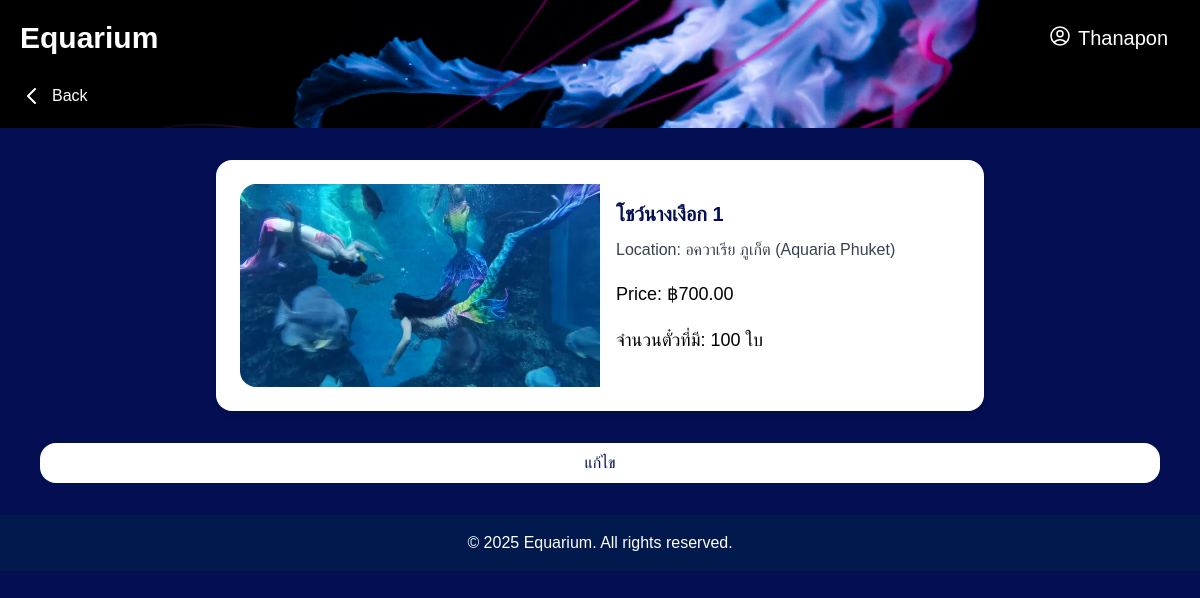
Page /admin/edit_event.php?id=1 (signed in) on the committed database.
### tables this page shows
CREATE TABLE `events` (
  `event_id` int(11) NOT NULL,
  `name` varchar(100) NOT NULL,
  `image` varchar(255) NOT NULL,
  `location` varchar(100) NOT NULL,
  `province` varchar(255) NOT NULL,
  `activity` varchar(255) NOT NULL,
  `price` decimal(10,2) NOT NULL,
  `created_at` timestamp NOT NULL DEFAULT CURRENT_TIMESTAMP,
  `ticket_quantity` int(11) NOT NULL DEFAULT '0',
  `description` text NOT NULL
);

### public_html/admin/edit_event.php (the view, shortened to what this page needs)
<?php
include '../includes/navbar.php';
$conn = new mysqli('mysql', 'user', 'password', 'aquarium');
$event_id = isset($_GET['id']) ? intval($_GET['id']) : 0;
$sql = "SELECT * FROM events WHERE event_id = ?";
$stmt = $conn->prepare($sql);
$stmt->bind_param("i", $event_id);
$stmt->execute();
$event = $stmt->get_result()->fetch_assoc();
?>
<!DOCTYPE html>
<html lang="en">
<head>
  <script src="https://cdn.tailwindcss.com"></script>
</head>
<body class="bg-mainBlue text-white font-poppins">
  <header class="relative h-32 bg-center bg-cover bg-no-repeat" style="background-image: url('../image/jellyfish-aquarium-black-background-glowing-white-amoled-3840x2160-2094.jpg');">
        <div class="absolute top-5 left-5 z-50 flex items-center">
            <a href="../homepage/aquarium.php" class="text-white text-3xl font-bold">Equarium</a>
        </div>
        <div class="absolute bottom-5 left-5 z-50">
            <a href="editinfo_ticket.php" class="inline-flex items-center space-x-2 text-white hover:underline">
            <svg xmlns="http://www.w3.org/2000/svg" class="h-6 w-6" fill="none"
                viewBox="0 0 24 24" stroke="currentColor" stroke-width="2">
                <path stroke-linecap="round" stroke-linejoin="round"
                    d="M15 19l-7-7 7-7" />
            </svg>
            <span>Back</span>
            </a>
        </div>
  </header>
  <main class="max-w-6xl mx-auto px-4 py-8">
    <section class="bg-white text-black rounded-2xl p-6 mb-8 max-w-3xl mx-auto flex flex-col md:flex-row shadow-md">
      <div class="md:w-1/2">
        <img
          src="<?php echo htmlspecialchars($event['image']) . '?timestamp=' . time(); ?>"
          alt="<?php echo htmlspecialchars($event['name']); ?>"
          class="w-full h-full object-cover rounded-2xl md:rounded-r-none"
        >
      </div>
      <div class="md:w-1/2 p-4 flex flex-col justify-between">
        <h2 class="text-xl font-bold mb-2 text-mainBlue"><?php echo htmlspecialchars($event['name']); ?></h2>
        <p class="text-gray-700 mb-4">Location: <?php echo htmlspecialchars($event['location']); ?></p>
        <p class="text-lg mb-4">Price: ฿<?php echo htmlspecialchars($event['price']); ?></p>
        <p class="text-lg mb-4">จำนวนตั๋วที่มี: <?php echo htmlspecialchars($event['ticket_quantity']); ?> ใบ</p>
      </div>
    </section>
        <div class="flex justify-between items-center mt-5">
          <button id="editButton"
            class="bg-white text-mainBlue px-4 py-2 rounded-2xl hover:bg-hoverBlue transition w-full">
            แก้ไข
          </button>
        </div>
  </main>
  <footer class="bg-[#001a4d] text-white py-4 text-center">
    <p>&copy; 2025 Equarium. All rights reserved.</p>
  </footer>
</body>
</html>

### rows in the picture
events: image (picture), name "โชว์นางเงือก 1", location "อควาเรีย ภูเก็ต (Aquaria Phuket)", price "700.00", ticket_quantity "100"

### other values in the picture
$_SESSION['user'] "Thanapon"
